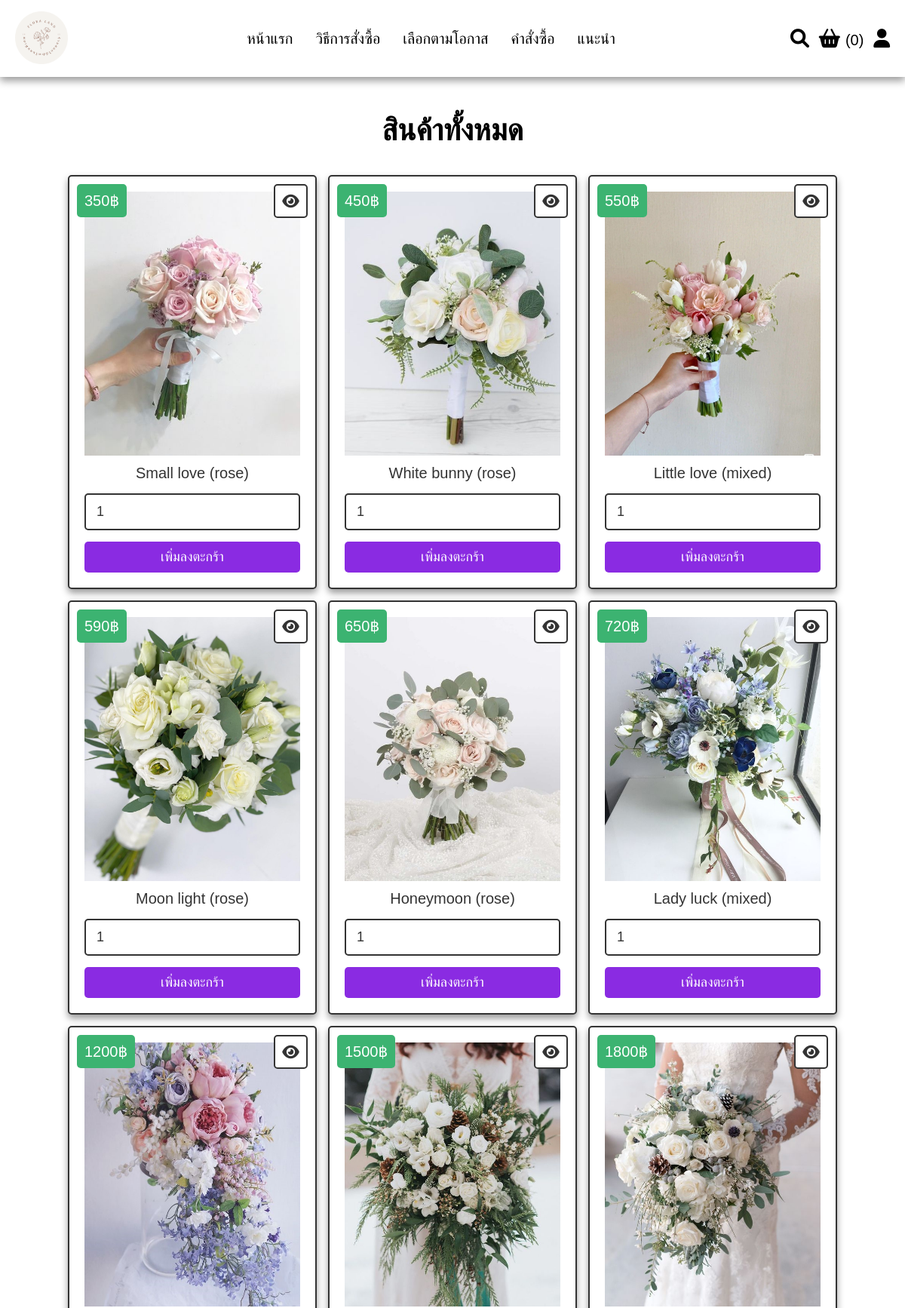
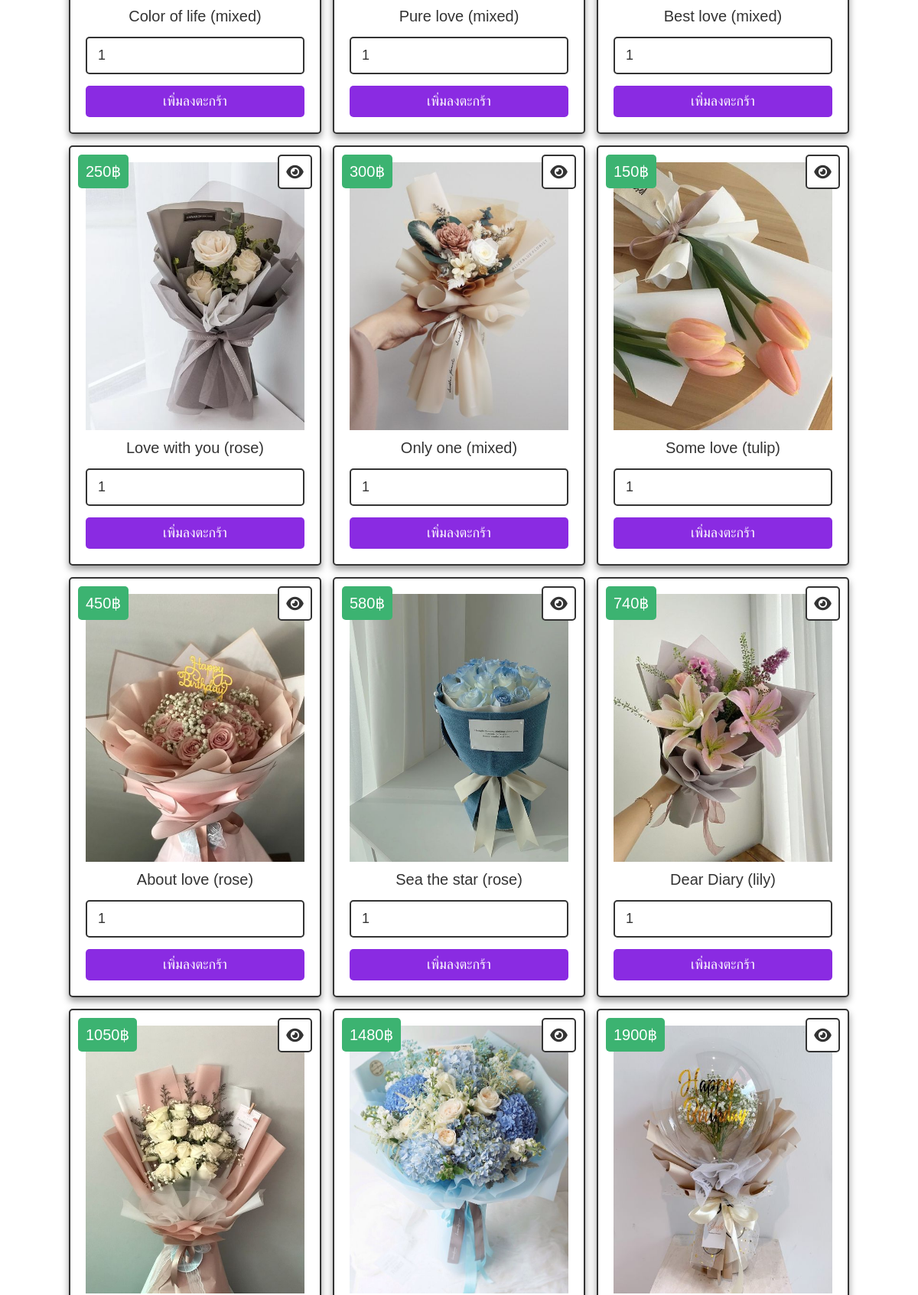
The page /shop.php (upper part) on the database its author committed (2 pictures, top to bottom).
### tables this page shows
CREATE TABLE `product` (
  `id` int(100) NOT NULL,
  `name` varchar(100) NOT NULL,
  `details` varchar(500) NOT NULL,
  `price` int(100) NOT NULL,
  `image` varchar(100) NOT NULL,
  `event` char(20) NOT NULL
);

### shop.php (the view, shortened to what this page needs)
<?php include 'config.php';
?>
<!DOCTYPE html>
<html lang="en">
<head>
   <link rel="stylesheet" href="https://cdnjs.cloudflare.com/ajax/libs/font-awesome/6.0.0/css/all.min.css">
   <link rel="stylesheet" href="css/style.css">
</head>
<body>
<?php include 'header.php'; ?>
<section class="products">
   <h1 class="title">สินค้าทั้งหมด</h1>
   <div class="box-container">
      <?php
         $select_products = mysqli_query($conn, "SELECT * FROM product") or die('query failed');
         if(mysqli_num_rows($select_products) > 0){
            while($fetch_products = mysqli_fetch_assoc($select_products)){
      ?>
      <form action="" method="POST" class="box">
         <a href="view_page.php?pid=<?php echo $fetch_products['id']; ?>" class="fas fa-eye"></a>
         <div class="price"><?php echo $fetch_products['price']; ?>฿</div>
         <img src="uploaded_img/<?php echo $fetch_products['image']; ?>" alt="" class="image">
         <div class="name"><?php echo $fetch_products['name']; ?></div>
         <input type="number" name="product_quantity" value="1" min="0" class="qty">
         <input type="submit" value="เพิ่มลงตะกร้า" name="add_to_cart" class="btn">
      </form>
      <?php
         }
      }else{
         echo '<p class="empty">ยังไม่มีการเพิ่มสินค้า!</p>';
      }
      ?>
   </div>
</section>
</body>
</html>

### css/style.css (style rules this page uses)
* { margin: 0; padding: 0; box-sizing: border-box; font-family: Verdana, Geneva, Tahoma, sans-serif; outline: none; border: none; text-decoration: none; transition: .2s linear; }
html { font-size: 62.5%; scroll-behavior: smooth; scroll-padding-top: 6rem; overflow-x: hidden; }
body { background: #fff; }
section { padding: 3rem 2rem; }
.home .content span,h1 { font-size: 3.5rem; color: white; padding: 1rem 0; line-height: 1.5; }
.btn, .delete-btn, .option-btn { display: inline-block; border-radius: .5rem; margin-top: 1rem; font-size: 1.8rem; color:#fff; cursor: pointer; padding:1rem 3rem; }
.btn { background-color: #8A2BE2; }
.title { text-align: center; margin-bottom: 2rem; color: #000; font-size: 4rem; }
.products .box-container { max-width: 1200px; margin:0 auto; display: grid; grid-template-columns: repeat(auto-fit, 33rem); gap: 1.5rem; align-items: flex-start; justify-content: center; }
.products .box-container .box { background-color: #fff; border:.2rem solid #333; box-shadow: 0 .5rem 1rem #999; border-radius: .5rem; padding:2rem; text-align: center; position: relative; }
.products .box-container .box .image { height: 35rem; width: 100%; object-fit: cover; }
.products .box-container .box .fa-eye, .products .box-container .box .price { position: absolute; top:1rem; border-radius: .5rem; }
.products .box-container .box .price { font-size: 2rem; padding:1rem; background-color: #3CB371; color:#fff; left:1rem; }
.products .box-container .box .fa-eye { right:1rem; height: 4.5rem; width: 4.5rem; line-height: 4.2rem; font-size: 2rem; background-color: #fff; color:#333; border:.2rem solid #333; }
.products .box-container .box .name { margin:1rem; font-size: 2rem; color:#333; }
.products .box-container .box .qty { width: 100%; padding:1.2rem 1.4rem; font-size: 1.8rem; color:#333; border:.2rem solid #333; border-radius: .5rem; margin:.5rem 0; }
.products .box-container .box .btn, .products .box-container .box .option-btn { width: 100%; }

### rows shown on the page
product: price "350", image (picture), name "Small love (rose)"
product: price "450", image (picture), name "White bunny (rose)"
product: price "550", image (picture), name "Little love (mixed)"
product: price "590", image (picture), name "Moon light (rose)"
product: price "650", image (picture), name "Honeymoon (rose)"
product: price "720", image (picture), name "Lady luck (mixed)"
product: price "1200", image (picture), name "Color of life (mixed)"
product: price "1500", image (picture), name "Pure love (mixed)"
product: price "1800", image (picture), name "Best love (mixed)"
product: price "250", image (picture), name "Love with you (rose)"
product: price "300", image (picture), name "Only one (mixed)"
product: price "150", image (picture), name "Some love (tulip)"
product: price "450", image (picture), name "About love (rose)"
product: price "580", image (picture), name "Sea the star (rose)"
product: price "740", image (picture), name "Dear Diary (lily)"
product: price "1050", image (picture)
product: price "1480", image (picture)
product: price "1900", image (picture)

### other values the page prints
$cart_num_rows "0"
